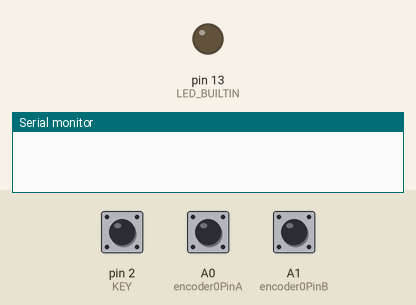
Recording of a sketch running on a simulated Arduino Uno, built with avr-gcc and run on an emulated ATmega328P. Parts: output pins drawn as LEDs (lit = HIGH), the last lines printed to the serial monitor. Inputs (shaded band) come from the test bench; at power-on: pin 2 (KEY) HIGH, A0 (encoder0PinA) HIGH, A1 (encoder0PinB) HIGH.

Above: at 1.2 s.
1.3 s: pin 2 (KEY) pulled LOW for 0.15 s
At 2.4 s:
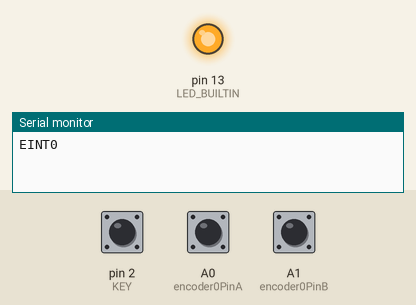
2.9 s: pin 2 (KEY) pulled LOW for 1 s
At 4.9 s:
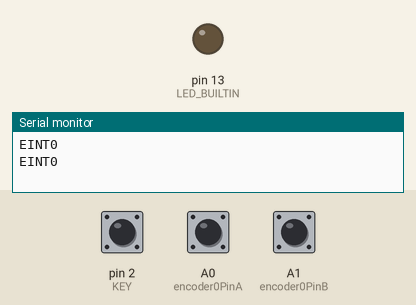
5.4 s: pin 2 (KEY) pulled LOW for 3.2 s
At 9.6 s:
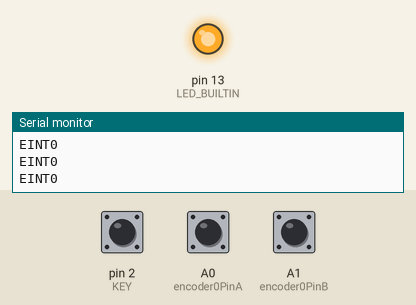
Timing chart, 0 to 11.1 s (numbered marks = the images above; inputs shaded):
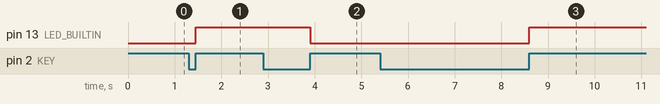

The sketch:

328P_RotaryEncoder.ino
```cpp
/*
  LY-S0024 Rotary Encoder Demo

  Pin Description
  LY-S0024  UNO
  A         A0(PCINT8)
  B         A1(PCINT9)
  Key       2(EINT0)

*/

#define PA A0 //PCINT8
#define PB A1 //PCINT9
#define KEY 2 //EINT0

int val;
const uint8_t encoder0PinA = PA;
const uint8_t encoder0PinB = PB;
volatile uint8_t encoder0Pos = 0;
volatile uint8_t encoder0PinALast = LOW;
volatile uint8_t n = LOW;
volatile uint8_t encoderStateLast = 0x0;
volatile uint8_t encoderStateNow = 0x0;

volatile uint8_t ledState = LOW;

void setup() {

  pinMode(encoder0PinA, INPUT);
  pinMode(encoder0PinB, INPUT);
  pinMode(LED_BUILTIN, OUTPUT);
  pinMode(KEY, INPUT_PULLUP);
  Serial.begin(115200);

  //Enable PCINT on 8,9
  PCMSK1 = 0b00000011;

  //Enable PCINT1
  PCICR = (1 << PCIE1);

  EIMSK = (1 << INT0);
  EICRA =  (1 << ISC01) | (1 << ISC00);

  sei();
}

void loop() {
  digitalWrite(13, ledState);

  if (encoder0Pos > 180) {
    encoder0Pos = 180;
  }

}

//Version 1
//ISR(PCINT1_vect) {
//  n = digitalRead(encoder0PinA);
//  if ((encoder0PinALast == LOW) && (n == HIGH)) {
//    if (digitalRead(encoder0PinB) == LOW) {
//      encoder0Pos++;
//    } else {
//      encoder0Pos--;
//    }
//    Serial.println(encoder0Pos);
//  }
//  encoder0PinALast = n;
//}

//Version 2
ISR(PCINT1_vect) {
  encoderStateNow = (digitalRead(encoder0PinA) << 1) | digitalRead(encoder0PinB);
  switch (encoderStateNow) {
    case 0x0:
      if (encoderStateLast == 0x2) encoder0Pos--;
      if (encoderStateLast == 0x1) encoder0Pos++;
      break;
    case 0x1:
      if (encoderStateLast == 0x0) encoder0Pos--;
      if (encoderStateLast == 0x3) encoder0Pos++;
      break;
    case 0x2:
      if (encoderStateLast == 0x3) encoder0Pos--;
      if (encoderStateLast == 0x0) encoder0Pos++;
      break;
    case 0x3:
      if (encoderStateLast == 0x1) encoder0Pos--;
      if (encoderStateLast == 0x2) encoder0Pos++;
      break;
  }
  encoderStateLast = encoderStateNow;
}


ISR(INT0_vect) {
  Serial.println("EINT0");
  if (ledState == HIGH) ledState = LOW;
  else ledState = HIGH;
}
```

Measured:
- after the input at 1.3 s, pin 13 (LED_BUILTIN): LOW → HIGH after 0.15 s
- after the input at 2.9 s, pin 13 (LED_BUILTIN): HIGH → LOW after 1.0 s
- after the input at 5.4 s, pin 13 (LED_BUILTIN): LOW → HIGH after 3.2 s
